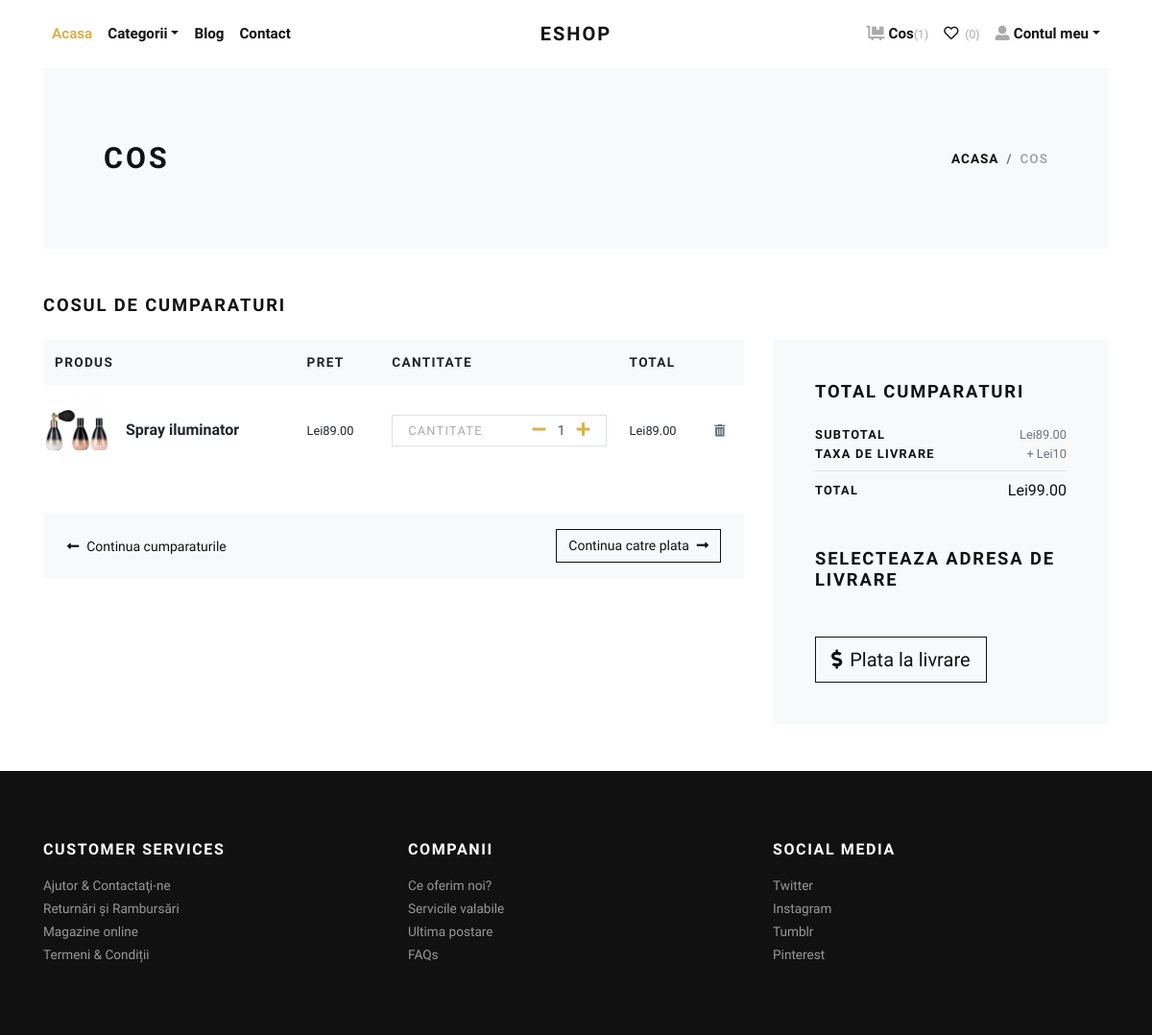
The app's page /cart/ (signed in) with its own data.
### store/models.py (models this page shows, shortened)
class Cart(models.Model):
    user = models.ForeignKey(User, verbose_name="User", on_delete=models.CASCADE)
    product = models.ForeignKey(Product, verbose_name="Product", on_delete=models.CASCADE)
    quantity = models.PositiveIntegerField(default=1, verbose_name="Quantity")
    created_at = models.DateTimeField(auto_now_add=True, verbose_name="Created Date")
    updated_at = models.DateTimeField(auto_now=True, verbose_name="Updated Date")
    @property
    def total_price(self):
        return self.quantity * self.product.price

class Product(models.Model):
    title = models.CharField(max_length=150, verbose_name="Product Title")
    slug = models.SlugField(max_length=160, verbose_name="Product Slug")
    sku = models.CharField(max_length=255, unique=True, verbose_name="Unique Product ID (SKU)")
    short_description = models.TextField(verbose_name="Short Description")
    detail_description = models.TextField(blank=True, null=True, verbose_name="Detail Description")
    product_image = models.ImageField(upload_to='product', blank=True, null=True, verbose_name="Product Image")
    price = models.DecimalField(max_digits=8, decimal_places=2)
    category = models.ForeignKey(Category, verbose_name="Product Categoy", on_delete=models.CASCADE)
    is_active = models.BooleanField(verbose_name="Is Active?")
    is_featured = models.BooleanField(verbose_name="Is Featured?")
    created_at = models.DateTimeField(auto_now_add=True, verbose_name="Created Date")
    updated_at = models.DateTimeField(auto_now=True, verbose_name="Updated Date")
    class Meta:
        verbose_name_plural = 'Products'
        ordering = ('-created_at',)

### store/views.py (the view)
# urls.py: path('cart/', views.cart, name="cart"),
@login_required
def cart(request):
    user = request.user
    cart_products = Cart.objects.filter(user=user)
    amount = decimal.Decimal(0)
    shipping_amount = decimal.Decimal(10)
    cp = [p for p in Cart.objects.all() if p.user == user]
    if cp:
        for p in cp:
            temp_amount = (p.quantity * p.product.price)
            amount += temp_amount
    addresses = Address.objects.filter(user=user)
    context = {
        'cart_products': cart_products,
        'amount': amount,
        'shipping_amount': shipping_amount,
        'total_amount': amount + shipping_amount,
        'addresses': addresses,
    }
    return render(request, 'store/cart.html', context)

### store/context_preprocessors.py (called while the page is built)
def store_menu(request):
    categories = Category.objects.filter(is_active=True)
    context = {
        'categories_menu': categories,
    }
    return context

def cart_menu(request):
    if request.user.is_authenticated:
        cart_items= Cart.objects.filter(user=request.user)
        context = {
            'cart_items': cart_items,
        }
    else:
        context = {}
    return context

### store/templates/store/cart.html (shortened to what this page needs)
{% extends 'base.html' %}
{% load static %}
{% load humanize %}
    {% block content %}
      <div class="container">
        <section class="py-5 bg-light">
          <div class="container">
            <div class="row px-4 px-lg-5 py-lg-4 align-items-center">
              <div class="col-lg-6">
                <h1 class="h2 text-uppercase mb-0">Cos</h1>
              </div>
              <div class="col-lg-6 text-lg-right">
                <nav aria-label="breadcrumb">
                  <ol class="breadcrumb justify-content-lg-end mb-0 px-0">
                    <li class="breadcrumb-item"><a href="index.html">Acasa</a></li>
                    <li class="breadcrumb-item active" aria-current="page">Cos</li>
                  </ol>
                </nav>
              </div>
            </div>
          </div>
        </section>
        {% if cart_products %}
        <section class="py-5">
          <h2 class="h5 text-uppercase mb-4">Cosul de cumparaturi</h2>
          <div class="row">
            <div class="col-lg-8 mb-4 mb-lg-0">
              <div class="table-responsive mb-4">
                <table class="table">
                  <thead class="bg-light">
                    <tr>
                      <th class="border-0" scope="col"> <strong class="text-small text-uppercase">Produs</strong></th>
                      <th class="border-0" scope="col"> <strong class="text-small text-uppercase">Pret</strong></th>
                      <th class="border-0" scope="col"> <strong class="text-small text-uppercase">Cantitate</strong></th>
                      <th class="border-0" scope="col"> <strong class="text-small text-uppercase">Total</strong></th>
                      <th class="border-0" scope="col"> </th>
                    </tr>
                  </thead>
                  <tbody>
                    {% for cart_product in cart_products %}
                    <tr>
                      <th class="pl-0 border-0" scope="row">
                        <div class="media align-items-center">
                          {% if cart_product.product.product_image %}
                            <a class="reset-anchor d-block animsition-link" href="{% url 'store:product-detail' cart_product.product.slug %}"><img src="{{cart_product.product.product_image.url}}" alt="{{cart_product.product.title}}" width="70"/></a>
                          {% else %}
                            <a class="reset-anchor d-block animsition-link" href="{% url 'store:product-detail' cart_product.product.slug %}"><img src="{% static 'img/product-detail-3.jpg' %}" alt="{{cart_product.product.title}}" width="70"/></a>
                          {% endif %}
                          <div class="media-body ml-3"><strong class="h6"><a class="reset-anchor animsition-link" href="{% url 'store:product-detail' cart_product.product.slug %}">{{cart_product.product.title}}</a></strong></div>
                        </div>
                      </th>
                      <td class="align-middle border-0">
                        <p class="mb-0 small">Lei{{cart_product.product.price}}</p>
                      </td>
                      <td class="align-middle border-0">
                        <div class="border d-flex align-items-center justify-content-between px-3"><span class="small text-uppercase text-gray headings-font-family">Cantitate</span>
                          <div class="quantity">
                            <a href="{% url 'store:minus-cart' cart_product.id %}" class="dec-btn p-0 ml-2"><i class="fas fa-minus"></i></a>
                            <input class="form-control form-control-sm border-0 shadow-0 p-0" type="text" value="{{cart_product.quantity}}"/>
                            <a href="{% url 'store:plus-cart' cart_product.id %}" class="inc-btn p-0"><i class="fas fa-plus"></i></a>
                          </div>
                        </div>
                      </td>
                      <td class="align-middle border-0">
                        <p class="mb-0 small">Lei{{cart_product.total_price|intcomma}}</p>
                      </td>
                      <td class="align-middle border-0"><a class="reset-anchor" href="{% url 'store:remove-cart' cart_product.id %}"><i class="fas fa-trash-alt small text-muted"></i></a></td>
                    </tr>
                    {% endfor %}
                  </tbody>
                </table>
              </div>
              <div class="bg-light px-4 py-3">
                <div class="row align-items-center text-center">
                  <div class="col-md-6 mb-3 mb-md-0 text-md-left"><a class="btn btn-link p-0 text-dark btn-sm" href="{% url 'store:home' %}"><i class="fas fa-long-arrow-alt-left mr-2"> </i>Continua cumparaturile</a></div>
                  <div class="col-md-6 text-md-right"><a class="btn btn-outline-dark btn-sm" href="checkout.html">Continua catre plata<i class="fas fa-long-arrow-alt-right ml-2"></i></a></div>
                </div>
              </div>
            </div>
            <div class="col-lg-4">
              <div class="card border-0 rounded-0 p-lg-4 bg-light">
                <div class="card-body">
                  <h5 class="text-uppercase mb-4">Total cumparaturi</h5>
                  <ul class="list-unstyled mb-0">
                    <li class="d-flex align-items-center justify-content-between"><strong class="text-uppercase small font-weight-bold">Subtotal</strong><span class="text-muted small">Lei{{amount|intcomma}}</span></li>
                    <li class="d-flex align-items-center justify-content-between"><strong class="text-uppercase small font-weight-bold">Taxa de livrare</strong><span class="text-muted small">+ Lei{{shipping_amount}}</span></li>
                    <li class="border-bottom my-2"></li>
                    <li class="d-flex align-items-center justify-content-between mb-4"><strong class="text-uppercase small font-weight-bold">Total</strong><span>Lei{{total_amount|intcomma}}</span></li>
                  </ul>
                  <h5 class="text-uppercase my-5">Selecteaza adresa de livrare</h5>
                  <form action="{% url 'store:checkout' %}" id="myform">
                    <button type="submit" class="btn btn-dark btn-lg btn-outline-dark" type="submit"> <i class="fas fa-dollar-sign mr-2"></i>Plata la livrare</button>
                  </form>
                </div>
              </div>
            </div>
          </div>
        </section>
        {% else %}
          <div class="text-center py-5">
            <h3 class="mb-3">Cosul dvs este gol.</h3>
            <a href="{% url 'store:home' %}"><i class="fas fa-long-arrow-alt-left mr-2"> </i>Continua cumparaturile</a>
          </div>
        {% endif %}
      </div>
      {% endblock content %}

### store/static/css/style.default.css (style rules this page uses)
.text-small { font-size: 0.85rem !important; }
.text-gray { color: #aaa !important; }
strong { font-weight: 700; }
.quantity { display: -ms-flexbox; display: flex; -ms-flex-align: center; align-items: center; font-family: inherit; }
.quantity input { width: 2rem; text-align: center; }
.text-uppercase { text-transform: uppercase; letter-spacing: 0.1em; }
.border { border: 1px solid #dee2e6 !important; }
.shadow-0 { box-shadow: none !important; }
.reset-anchor { color: inherit; transition: all 0.3s; }
.headings-font-family { font-family: inherit !important; }
.btn { font-weight: 400; border: 1px solid transparent; font-family: inherit; padding: 0.375rem 1.5rem; font-size: 1rem; line-height: 1.5; border-radius: 0; transition: color 0.15s ease-in-out, background-color 0.15s ease-in-out, border-color 0.15s ease-in-out, box-shadow 0.15s ease-in-out; }
.btn-link { font-weight: 400; color: #dcb14a; }
.btn-dark { color: #fff; background-color: #111111; border-color: #111111; }
.btn-outline-dark { color: #111111; background-color: transparent; background-image: none; border-color: #111111; }
.btn-lg { padding: 0.5rem 1rem; font-size: 1.25rem; line-height: 1.5; border-radius: 0; }
.btn-sm { padding: 0.375rem 0.75rem; font-size: 0.875rem; line-height: 1.5; border-radius: 0; }
body { font-family: "Libre Franklin", sans-serif; font-size: 1rem; font-weight: 400; line-height: 1.5; color: #111111; background-color: #fff; }
a { color: #dcb14a; text-decoration: none; }
h1, h2, h3, h4, h5, h6, .h1, .h2, .h3, .h4, .h5, .h6 { margin-bottom: 0.5rem; font-family: inherit; font-weight: 900; line-height: 1.2; color: inherit; }
h1, .h1 { font-size: 2.2rem; }
h2, .h2 { font-size: 1.9rem; }
h5, .h5 { font-size: 1.15rem; }
h6, .h6 { font-size: 1rem; }
small, .small { font-size: 80%; font-weight: 400; }
.bg-light { background-color: #f8f9fa !important; }
.text-dark { color: #111111 !important; }
.form-control { padding: 0.375rem 0.75rem; font-size: 1rem; line-height: 1.5; color: #495057; background-color: #fff; border: 1px solid #ced4da; border-radius: 0; transition: border-color 0.15s ease-in-out, box-shadow 0.15s ease-in-out; }
.form-control::placeholder { color: #adb5bd; font-size: 0.85rem; font-weight: 400; }
.form-control-sm { padding: 0.25rem 0.5rem; font-size: 0.875rem; line-height: 1.5; border-radius: 0; }
.card { background-color: #fff; border: 1px solid rgba(17, 17, 17, 0.125); border-radius: 0; }
.card-body { padding: 1.25rem; }
.breadcrumb { background: #f8f9fa; }
.breadcrumb-item { font-size: 0.85rem; text-transform: uppercase; letter-spacing: 0.07em; font-weight: 900; color: #111111; }
.breadcrumb-item a { color: inherit; transition: all 0.3s; }
.breadcrumb-item.active { color: #aaa; }

### records on screen
Cart: product.product_image (picture), product "Spray iluminator", product.price "89.00", quantity "1", total_price "89.00"

### other values on screen
{{ cart_items.count }} "1"
{{ amount|intcomma }} "89.00"
{{ shipping_amount }} "10"
{{ total_amount|intcomma }} "99.00"
